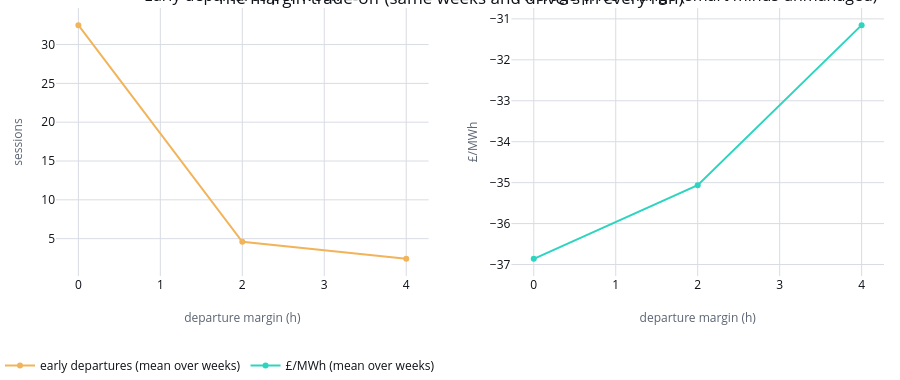

Source (notebook cell):
### Markdown cell above
The last column adds what early departures cost later: the public top-ups and the energy not
recovered by the end of the week, priced at the illustrative public rate. So the margin with the
biggest price saving need not give the biggest total saving.

### Code cell
margin_figure = make_subplots(
    rows=1,
    cols=2,
    subplot_titles=["Early departures per week", "Average price change (smart minus unmanaged)"],
)
margin_figure.add_trace(
    go.Scatter(
        x=margin_table["margin h"],
        y=margin_table["early departures per week (mean)"],
        mode="lines+markers",
        line={"color": PATH_STYLES["difference"]["color"]},
        name="early departures (mean over weeks)",
    ),
    row=1,
    col=1,
)
margin_figure.add_trace(
    go.Scatter(
        x=margin_table["margin h"],
        y=margin_table["smart minus unmanaged average price £/MWh (mean)"],
        mode="lines+markers",
        line={"color": PATH_STYLES["selected"]["color"]},
        name="£/MWh (mean over weeks)",
    ),
    row=1,
    col=2,
)
margin_figure.update_xaxes(title_text="departure margin (h)")
margin_figure.update_yaxes(title_text="sessions", col=1)
margin_figure.update_yaxes(title_text="£/MWh", col=2)
margin_figure.update_layout(title="The margin trade-off (same weeks and drivers in every run)")
apply_notebook_style(margin_figure, height=380)

### Figure 1 — Plotly figure (JSON) as saved in the notebook; plotly's stock layout.template omitted (floating-point values rounded to 4 significant figures)
{"data": [{"line": {"color": "#F2B45A"}, "mode": "lines+markers", "name": "early departures (mean over weeks)", "x": [0.0, 2.0, 4.0], "y": [32.5, 4.6, 2.4], "xaxis": "x", "yaxis": "y", "type": "scatter"}, {"line": {"color": "#2DD4BF"}, "mode": "lines+markers", "name": "£/MWh (mean over weeks)", "x": [0.0, 2.0, 4.0], "y": [-36.86, -35.06, -31.15], "xaxis": "x2", "yaxis": "y2", "type": "scatter"}], "layout": {"xaxis": {"anchor": "y", "domain": [0.0, 0.45], "title": {"text": "departure margin (h)"}}, "yaxis": {"anchor": "x", "domain": [0.0, 1.0], "title": {"text": "sessions"}}, "xaxis2": {"anchor": "y2", "domain": [0.55, 1.0], "title": {"text": "departure margin (h)"}}, "yaxis2": {"anchor": "x2", "domain": [0.0, 1.0], "title": {"text": "£/MWh"}}, "annotations": [{"font": {"size": 16}, "showarrow": false, "text": "Early departures per week", "x": 0.225, "xanchor": "center", "xref": "paper", "y": 1.0, "yanchor": "bottom", "yref": "paper"}, {"font": {"size": 16}, "showarrow": false, "text": "Average price change (smart minus unmanaged)", "x": 0.775, "xanchor": "center", "xref": "paper", "y": 1.0, "yanchor": "bottom", "yref": "paper"}], "title": {"text": "The margin trade-off (same weeks and drivers in every run)"}, "margin": {"b": 104}, "height": 380, "paper_bgcolor": "#FFFFFF", "plot_bgcolor": "#FFFFFF"}}
